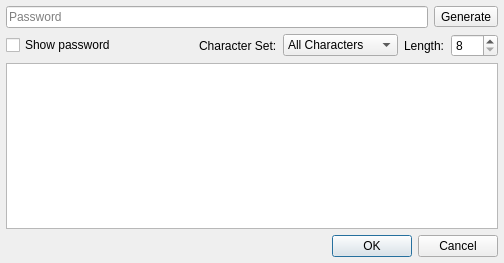
<?xml version="1.0" encoding="UTF-8"?>
<ui version="4.0">
 <class>PasswordDialog</class>
 <widget class="QDialog" name="PasswordDialog">
  <property name="geometry">
   <rect>
    <x>0</x>
    <y>0</y>
    <width>504</width>
    <height>263</height>
   </rect>
  </property>
  <property name="windowTitle">
   <string>Password</string>
  </property>
  <property name="windowIcon">
   <iconset resource="../resources.qrc">
    <normaloff>:/artwork/icon.png</normaloff>:/artwork/icon.png</iconset>
  </property>
  <layout class="QVBoxLayout" name="verticalLayout_2" stretch="0">
   <property name="leftMargin">
    <number>6</number>
   </property>
   <property name="topMargin">
    <number>6</number>
   </property>
   <property name="rightMargin">
    <number>6</number>
   </property>
   <property name="bottomMargin">
    <number>6</number>
   </property>
   <item>
    <widget class="QWidget" name="widget" native="true">
     <property name="sizePolicy">
      <sizepolicy hsizetype="Preferred" vsizetype="Preferred">
       <horstretch>0</horstretch>
       <verstretch>0</verstretch>
      </sizepolicy>
     </property>
     <layout class="QVBoxLayout" name="verticalLayout">
      <property name="leftMargin">
       <number>0</number>
      </property>
      <property name="topMargin">
       <number>0</number>
      </property>
      <property name="rightMargin">
       <number>0</number>
      </property>
      <property name="bottomMargin">
       <number>0</number>
      </property>
      <item>
       <layout class="QHBoxLayout" name="horizontalLayout">
        <item>
         <widget class="QLineEdit" name="lineEditPassword">
          <property name="text">
           <string/>
          </property>
          <property name="echoMode">
           <enum>QLineEdit::Password</enum>
          </property>
          <property name="placeholderText">
           <string>Password</string>
          </property>
         </widget>
        </item>
        <item>
         <widget class="QToolButton" name="createPasswordButton">
          <property name="enabled">
           <bool>true</bool>
          </property>
          <property name="text">
           <string>Generate</string>
          </property>
         </widget>
        </item>
       </layout>
      </item>
      <item>
       <layout class="QHBoxLayout" name="horizontalLayout_2">
        <item>
         <widget class="QCheckBox" name="checkBoxShow">
          <property name="text">
           <string>Show password</string>
          </property>
         </widget>
        </item>
        <item>
         <spacer name="horizontalSpacer">
          <property name="orientation">
           <enum>Qt::Horizontal</enum>
          </property>
          <property name="sizeHint" stdset="0">
           <size>
            <width>40</width>
            <height>20</height>
           </size>
          </property>
         </spacer>
        </item>
        <item>
         <widget class="QLabel" name="label_characterset">
          <property name="text">
           <string>Character Set:</string>
          </property>
         </widget>
        </item>
        <item>
         <widget class="QComboBox" name="passwordTemplateSwitch">
          <item>
           <property name="text">
            <string>All Characters</string>
           </property>
          </item>
          <item>
           <property name="text">
            <string>Alphabetical</string>
           </property>
          </item>
          <item>
           <property name="text">
            <string>Alphanumerical</string>
           </property>
          </item>
          <item>
           <property name="text">
            <string>Custom</string>
           </property>
          </item>
         </widget>
        </item>
        <item>
         <widget class="QLabel" name="label_length">
          <property name="sizePolicy">
           <sizepolicy hsizetype="Minimum" vsizetype="Preferred">
            <horstretch>0</horstretch>
            <verstretch>0</verstretch>
           </sizepolicy>
          </property>
          <property name="text">
           <string>Length:</string>
          </property>
         </widget>
        </item>
        <item>
         <widget class="QSpinBox" name="spinBox_pwdLength">
          <property name="minimum">
           <number>8</number>
          </property>
          <property name="maximum">
           <number>255</number>
          </property>
         </widget>
        </item>
       </layout>
      </item>
      <item>
       <layout class="QFormLayout" name="formLayout">
        <property name="fieldGrowthPolicy">
         <enum>QFormLayout::AllNonFixedFieldsGrow</enum>
        </property>
        <property name="labelAlignment">
         <set>Qt::AlignLeading|Qt::AlignLeft|Qt::AlignVCenter</set>
        </property>
        <property name="formAlignment">
         <set>Qt::AlignLeading|Qt::AlignLeft|Qt::AlignTop</set>
        </property>
       </layout>
      </item>
      <item>
       <widget class="QPlainTextEdit" name="plainTextEdit"/>
      </item>
      <item>
       <widget class="QDialogButtonBox" name="buttonBox">
        <property name="orientation">
         <enum>Qt::Horizontal</enum>
        </property>
        <property name="standardButtons">
         <set>QDialogButtonBox::Cancel|QDialogButtonBox::Ok</set>
        </property>
       </widget>
      </item>
     </layout>
    </widget>
   </item>
  </layout>
 </widget>
 <tabstops>
  <tabstop>lineEditPassword</tabstop>
  <tabstop>createPasswordButton</tabstop>
  <tabstop>checkBoxShow</tabstop>
  <tabstop>passwordTemplateSwitch</tabstop>
  <tabstop>spinBox_pwdLength</tabstop>
  <tabstop>plainTextEdit</tabstop>
 </tabstops>
 <resources>
  <include location="../resources.qrc"/>
 </resources>
 <connections>
  <connection>
   <sender>buttonBox</sender>
   <signal>accepted()</signal>
   <receiver>PasswordDialog</receiver>
   <slot>accept()</slot>
   <hints>
    <hint type="sourcelabel">
     <x>248</x>
     <y>254</y>
    </hint>
    <hint type="destinationlabel">
     <x>157</x>
     <y>274</y>
    </hint>
   </hints>
  </connection>
  <connection>
   <sender>buttonBox</sender>
   <signal>rejected()</signal>
   <receiver>PasswordDialog</receiver>
   <slot>reject()</slot>
   <hints>
    <hint type="sourcelabel">
     <x>316</x>
     <y>260</y>
    </hint>
    <hint type="destinationlabel">
     <x>286</x>
     <y>274</y>
    </hint>
   </hints>
  </connection>
 </connections>
</ui>
